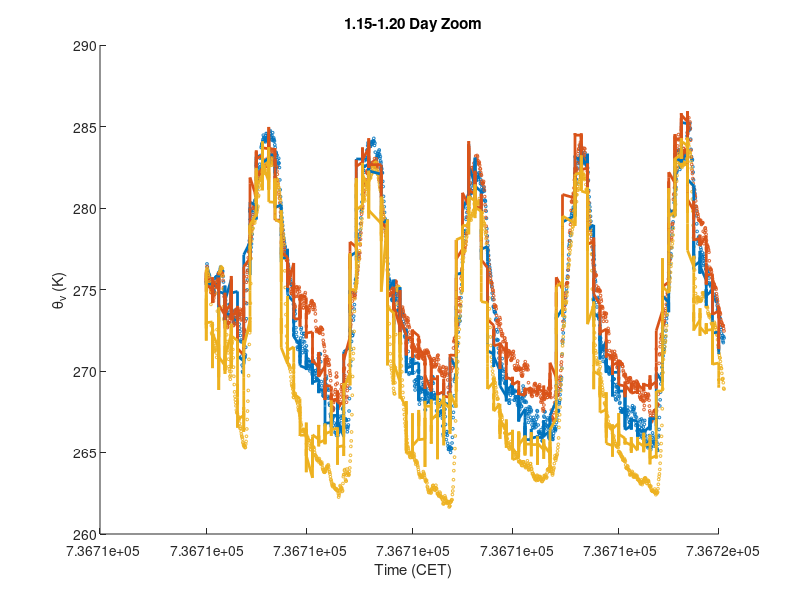

MATLAB code to generate this figure: (Note: this script raises an error after producing the figure.)
%% Virtual_Potential_Temperature_Plots.m
% Nipun Gunawardena
% Plot the data from Virtual_Potential_Temperature_Range1.m and
% Virtual_Potential_Temperature_Range2.m

clear all, close all, clc


%% Load first dataset
load('1.15-1.20.mat');

% RMSE Function
rmse = @(y, ypred) sqrt(nanmean((y-ypred).^2));


%% Plot first dataset
fig = figure();
set(fig, 'Units', 'normalized', 'Position', [0,0,1,1]);
% subplot(3,2,1);
hold all
plot(datesTest, targetsTest(1,:), 'o', 'MarkerSize', 2);    % LEMS A
plot(datesTest, targetsTest(2,:), 'o', 'MarkerSize', 2);    % LEMS B
plot(datesTest, targetsTest(3,:), 'o', 'MarkerSize', 2);    % LEMS D
set(gca,'ColorOrderIndex',1)
plot(datesTest, outputsTest(1,:), '-', 'LineWidth', 2);    % LEMS A
plot(datesTest, outputsTest(2,:), '-', 'LineWidth', 2);    % LEMS B
plot(datesTest, outputsTest(3,:), '-', 'LineWidth', 2);    % LEMS D
xlabel('Time (CET)');
ylabel('\theta_v (K)');
title('1.15-1.20 Day Zoom');
dynamicDateTicks()
legend('LEMS A Data','LEMS B Data','LEMS D Data', 'LEMS A RFR','LEMS B RFR','LEMS D RFR');
print('RFR_vpTmp_1-15_Zoom.eps', '-depsc');

fig = figure();
set(fig, 'Units', 'normalized', 'Position', [0,0,1,1]);
% subplot(3,2,3);
names = {'LEMS A', 'LEMS B', 'LEMS D', 'LEMS E', 'LEMS F', 'LEMS G', 'LEMS H', 'LEMS L'};
for i = 1:8
    h = subplot(2,4,i);
    hold on
    plot(targetsTest(i,:), outputsTest(i,:), 'o', 'MarkerSize', 2);
    p = polyfit(targetsTest(i,:), outputsTest(i,:), 1);
    pLine = polyval(p, [min(outputsTest(i,:)) max(outputsTest(i,:))]);
%     plot([min(outputsTest(i,:)) max(outputsTest(i,:))], [pLine(1) pLine(2)], 'r-', 'LineWidth', 2);
    nrmse = rmse(targetsTest(i,:), outputsTest(i,:)) / range(targetsTest(i,:));
    pr = refline(1, 0);
    axis square
    r2 = coefDeter(targetsTest(i,:), outputsTest(i,:));
    xlim = h.XLim;
    ylim = h.YLim;
    text(xlim(1)+(0.05*range(xlim)), ylim(2)-(0.05*range(ylim)), sprintf('NRMSE = %f', nrmse));
    xlabel('Data');
    ylabel('RFR Output');
    title(names{i});
end
print('RFR_vpTmp_1-15_rSq.eps', '-depsc');

fig = figure();
set(fig, 'Units', 'normalized', 'Position', [0,0,1,1]);
% subplot(3,2,5);
hold on
plot(datesTest, mmOut, 'b:', 'LineWidth', 2);
plot(datesTest, mmTarg, 'r-');
plot(datesTest, stdOut, 'm:', 'LineWidth', 2);
plot(datesTest, stdTarg, 'k-');
xlabel('Date')
ylabel('\theta_v Statistics (K)');
title(sprintf('Test Data || Range RMSE = %f || StdDev RMSE = %f', rmse(mmTarg, mmOut), rmse(stdTarg, stdOut)));
dynamicDateTicks()
legend('Range Output','Range Target','StdDev Output','StdDev Target');
print('RFR_vpTmp_1-15_Stats.eps', '-depsc');



%% Load second dataset
clear all
load('1.27-2.01.mat');

% RMSE Function
rmse = @(y, ypred) sqrt(nanmean((y-ypred).^2));


%% Plot second dataset
fig = figure();
set(fig, 'Units', 'normalized', 'Position', [0,0,1,1]);
% subplot(3,2,2);
hold all
plot(datesTest, targetsTest(1,:), 'o', 'MarkerSize', 2);    % LEMS A
plot(datesTest, targetsTest(2,:), 'o', 'MarkerSize', 2);    % LEMS B
plot(datesTest, targetsTest(3,:), 'o', 'MarkerSize', 2);    % LEMS D
set(gca,'ColorOrderIndex',1)
plot(datesTest, outputsTest(1,:), '-', 'LineWidth', 2);    % LEMS A
plot(datesTest, outputsTest(2,:), '-', 'LineWidth', 2);    % LEMS B
plot(datesTest, outputsTest(3,:), '-', 'LineWidth', 2);    % LEMS D
xlabel('Time (CET)');
ylabel('\theta_v (K)');
title('1.27-2.01 Day Zoom');
dynamicDateTicks()
legend('LEMS A Data','LEMS B Data','LEMS D Data', 'LEMS A RFR','LEMS B RFR','LEMS D RFR');
print('RFR_vpTmp_1-27_Zoom.eps', '-depsc');

fig = figure();
set(fig, 'Units', 'normalized', 'Position', [0,0,1,1]);
% subplot(3,2,4);
names = {'LEMS A', 'LEMS B', 'LEMS D', 'LEMS E', 'LEMS F', 'LEMS G', 'LEMS H', 'LEMS L'};
for i = 1:8
    h = subplot(2,4,i);
    hold on
    plot(targetsTest(i,:), outputsTest(i,:), 'o', 'MarkerSize', 2);
    p = polyfit(targetsTest(i,:), outputsTest(i,:), 1);
    pLine = polyval(p, [min(outputsTest(i,:)) max(outputsTest(i,:))]);
%     plot([min(outputsTest(i,:)) max(outputsTest(i,:))], [pLine(1) pLine(2)], 'r-', 'LineWidth', 2);
    nrmse = rmse(targetsTest(i,:), outputsTest(i,:)) / range(targetsTest(i,:));
    pr = refline(1, 0);
    axis square
    r2 = coefDeter(targetsTest(i,:), outputsTest(i,:));
    xlim = h.XLim;
    ylim = h.YLim;
    text(xlim(1)+(0.05*range(xlim)), ylim(2)-(0.05*range(ylim)), sprintf('NRMSE = %f', nrmse));
    xlabel('Data');
    ylabel('RFR Output');
    title(names{i});
end
print('RFR_vpTmp_1-27_rSq.eps', '-depsc');

fig = figure();
set(fig, 'Units', 'normalized', 'Position', [0,0,1,1]);
% subplot(3,2,6);
hold on
plot(datesTest, mmOut, 'b:', 'LineWidth', 2);
plot(datesTest, mmTarg, 'r-');
plot(datesTest, stdOut, 'm:', 'LineWidth', 2);
plot(datesTest, stdTarg, 'k-');
xlabel('Date')
ylabel('\theta_v Statistics (K)');
title(sprintf('Test Data || Range RMSE = %f || StdDev RMSE = %f', rmse(mmTarg, mmOut), rmse(stdTarg, stdOut)));
dynamicDateTicks()
legend('Range Output','Range Target','StdDev Output','StdDev Target');
print('RFR_vpTmp_1-27_Stats.eps', '-depsc');